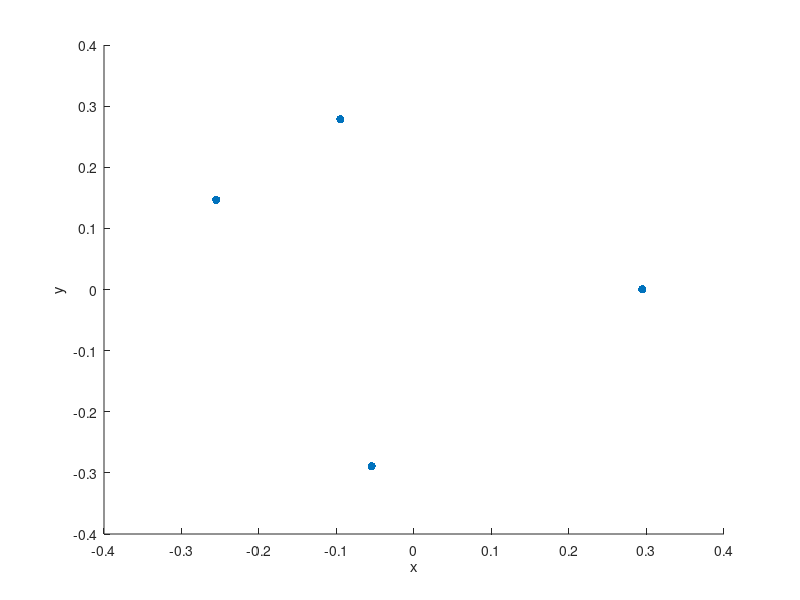

MATLAB code for this plot: (Note: this script raises an error after producing the figure.)
clc
addpath('MultiAperture/');

% load test scene
load('test_scene.mat')
scene = scene(:,:,1);
figure
scatter(scene(:,2,1),scene(:,3,1),'filled','black')
xlabel('x')
ylabel('y')

% ---------------------- aperture --------------------------------- 

D = 30;
R = D/2;
d = 3;
r = d/2;
psf_tilde_sig = r/3; % standard deviation of a single aperture
ap1 = [0,0,R];
ap2 = [Polygon(2,0,'radius',R-r),r/3*ones(2,1)];

%aper_coords = Golay9(R); %aper_coords = [0,0];
%ap_num = size(aper_coords,1);
%aper_rads = psf_tilde_sig*ones(ap_num,1);  %aper_rads = R; 
%aperture = [aper_coords,aper_rads];
aperture = ap1;
ap_num = size(aperture,1);
aper_coords = aperture(:,1:2);
aper_rads = aperture(:,3);


% get the effective aperture diameter
if ap_num>1
    B = squareform(pdist(aper_coords));             % sub-aperture pairwise centroid distances
    D = aper_rads + aper_rads';                     % sub-aperture pairwise radius sums
    assert(all(triu(B,1) >= triu(D,1),'all'));      % check if any apertures overlap

    % set the effective aperture diameter to the minimum enclosing circle diameter
    cm_coords = aper_coords - mean(aper_coords,1);                          % get centered coordinates (with respect to centroid of centroids -- still need to prove with this works)
    tangent_pts = cm_coords + cm_coords.*aper_rads./vecnorm(cm_coords,2,2); % candidate tangent points where the enclosing circle might touch
    [~,~,R_eff] = SmallestEnclosingCircle(tangent_pts(:,1)',tangent_pts(:,2)'); % effective aperture radius
    D_eff = 2*R_eff;
else
    R_eff = aper_rads(1);
    D_eff = 2*R_eff;                         % set the effective aperture diameter to that of the input aperture
end


% The rayleigh length of the multi-aperture system is defined to be the
% same rayleigh length as a single circular hard aperture with diameter
% D_eff, where D_eff is the diameter of the minimum enclosing circle 
% that contains all of the sub-apertures.
%rl = 2*pi * 1.2197/D_eff; % rayleigh length in units of [rads/length]
rl = 1;


% ----------------- Hermite-Gaussian Local-Aperture Modes----------------
% KWAN WORKS IN COORDINATES WITH DIMENSIONS OF RAYLEIGH LENGTH. SO WE MUST
% DEFINE THE GS BASIS MODES AS FUNCTIONS OF POSITION SPACE COORDINATES WITH
% UNITS OF RAYLEIGH. 
max_order = 3; 
n_HG_modes = max_order + 1;                            % number of 1D HG modes
N_modes = ap_num*(max_order+1)*(max_order+2)/2;     % number of local aperture 2D HG modes
[pj,qj,uj] = Indices_HG_GMMAperture(max_order,ap_num); % vector of linear index map for each mode
U = dftmtx(ap_num);
psf_sig = rl;


save('aperture.mat','aperture','U','n_HG_modes','N_modes','pj','qj','uj','psf_sig')
scene = [.5,-.25,0;
         .5,+.25,0];


measurement_multipho(scene(:,:,1), ...
                     'n_max',2, ...
                     'n_pho_group', 1000, ...
                     'n_pho_SLD', 5000, ... % number of photons used throughout bayesian update
                     'n_imag_mu', 1000,...
                     'n_pri',2,...
                     'bri_known',1,...
                     'proj_method','Personick',...
                     'per_eps', 0,...% 0<=per_eps<=1; HG 0 mode background
                     'n_HG_modes', N_modes...
                    ); 

 measurement_multipho(scene(:,:,1), ...
                     'n_max', 4, ...
                     'n_imag_mu', 500000, ...
                     'use_SLD', 0);


